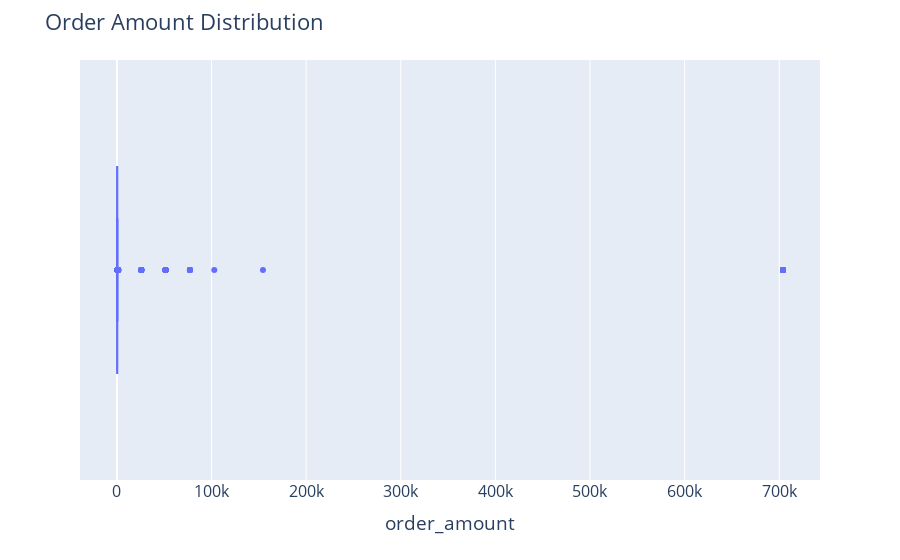

The notebook cell saved with this chart:
### Code cell
import plotly.express as px
fig = px.box(df,x=df['order_amount'])

fig.update_layout(
    title="Order Amount Distribution",
    font=dict(size=16))

fig.show()

### Figure 1 — Plotly figure (JSON) as saved in the notebook; plotly's stock layout.template omitted (floating-point values rounded to 4 significant figures; data arrays with more than 128 entries replaced by an {"elided": "..."} marker saying what was removed)
{"data": [{"alignmentgroup": "True", "hovertemplate": "order_amount=%{x}<extra></extra>", "legendgroup": "", "marker": {"color": "#636efa"}, "name": "", "notched": false, "offsetgroup": "", "orientation": "h", "showlegend": false, "type": "box", "x": {"elided": "5000 int values"}, "x0": " ", "xaxis": "x", "y0": " ", "yaxis": "y"}], "layout": {"boxmode": "group", "font": {"size": 16}, "legend": {"tracegroupgap": 0}, "margin": {"t": 60}, "title": {"text": "Order Amount Distribution"}, "xaxis": {"anchor": "y", "domain": [0, 1], "title": {"text": "order_amount"}}, "yaxis": {"anchor": "x", "domain": [0, 1]}}}
